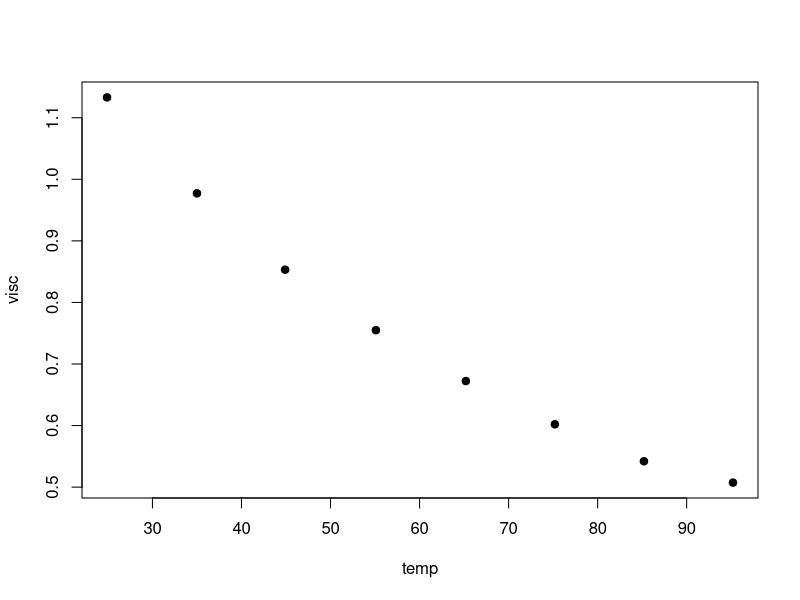
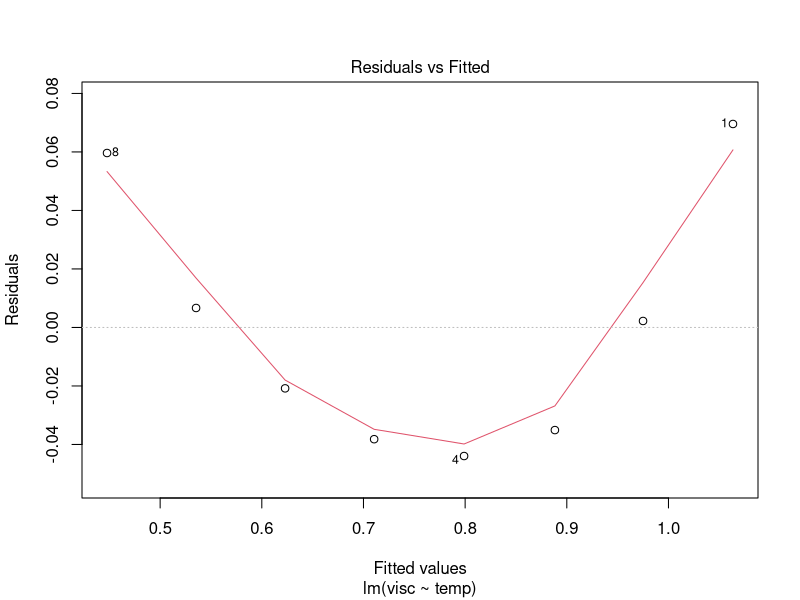
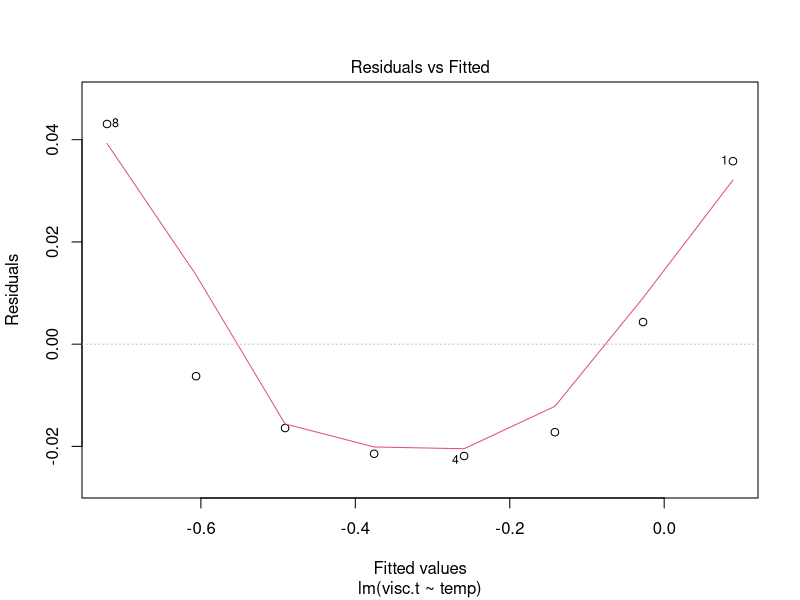

The R source for these figures, in order:
# Ejercicio 5.1

temp <- c(24.9, 35, 44.9,55.1,65.2,75.2,85.2,95.2)
visc <- c(1.133,0.9772,0.8532,0.7550,0.6723,0.6021,0.5420,0.5074)

# a)
plot(x=temp, y=visc, pch=19)

# b)
mod1 <- lm(visc ~ temp)
summary(mod1)

# c)
plot(mod1, which=1)

# d)
visc.t <- log(visc)
mod2 <- lm(visc.t ~ temp)
summary(mod2)
plot(mod2, which=1)

